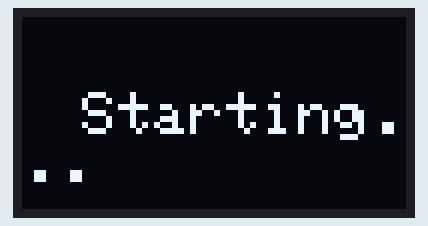
Bench run of a sketch on a simulated Arduino Uno, built with avr-gcc and run on an emulated ATmega328P. Shown: 128×64 one-colour display. Random numbers use the default seed unless the sketch sets one.

Above: at 0.4 s.
At 1.4 s:
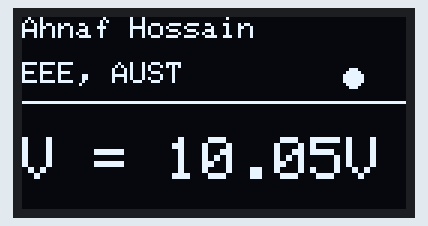
At 7.6 s:
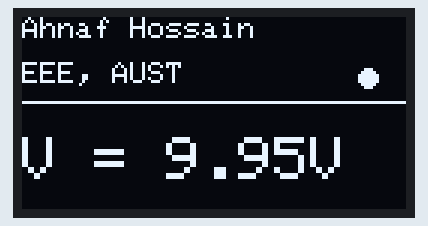
At 13.8 s:
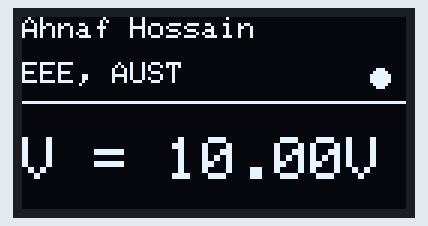
At 17.9 s:
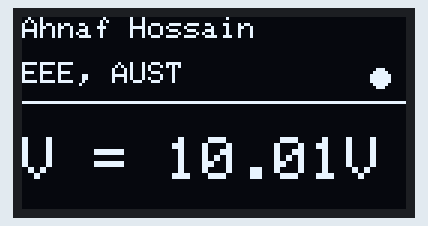
At 38.5 s:
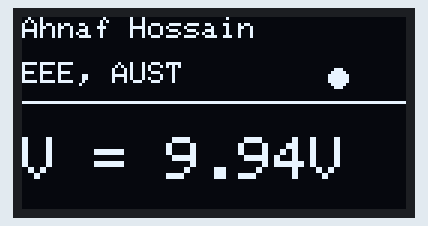

Measured:
- what the display in image 0 shows lasts 1.1 s, from 0.3 s to 1.4 s
- what the display in image 3 shows lasts 2.1 s, from 13.7 s to 15.8 s

The sketch:

oled_display_i2c.ino
```cpp
#include <SPI.h>
#include <Wire.h>
#include <Adafruit_GFX.h>
#include <Adafruit_SH110X.h>
#define i2c_Address 0x3C
#define SCREEN_WIDTH 128
#define SCREEN_HEIGHT 64
#define OLED_RESET -1
Adafruit_SH1106G display = Adafruit_SH1106G(SCREEN_WIDTH, SCREEN_HEIGHT, &Wire, OLED_RESET);

void setup() {
  Serial.begin(9600);
  delay(250);
  display.begin(i2c_Address, true);
  display.clearDisplay();
  display.display();

  display.setTextSize(2);
  display.setTextColor(SH110X_WHITE);
  display.setCursor(20, 25);
  display.println("Starting...");
  display.display();
  delay(1000);
  display.clearDisplay();
}

void loop() {
  static float voltage = 10.0;
  voltage += random(-5, 6) * 0.01;
  display.clearDisplay();

  display.setTextSize(1);
  display.setTextColor(SH110X_WHITE);
  display.setCursor(0, 0);
  display.println("Ahnaf Hossain");

  display.setTextSize(1);
  display.setCursor(0, 15);
  display.println("EEE, AUST");

  display.drawLine(0, 28, 127, 28, SH110X_WHITE);

  display.setTextSize(2);
  display.setCursor(0, 40);
  display.print("V = ");
  display.print(voltage, 2);
  display.println("V");

  static int x = 0;
  display.fillCircle(110 + sin(x * 0.1) * 10, 20, 3, SH110X_WHITE);
  x++;
  display.display();
  delay(1000);
}
```
